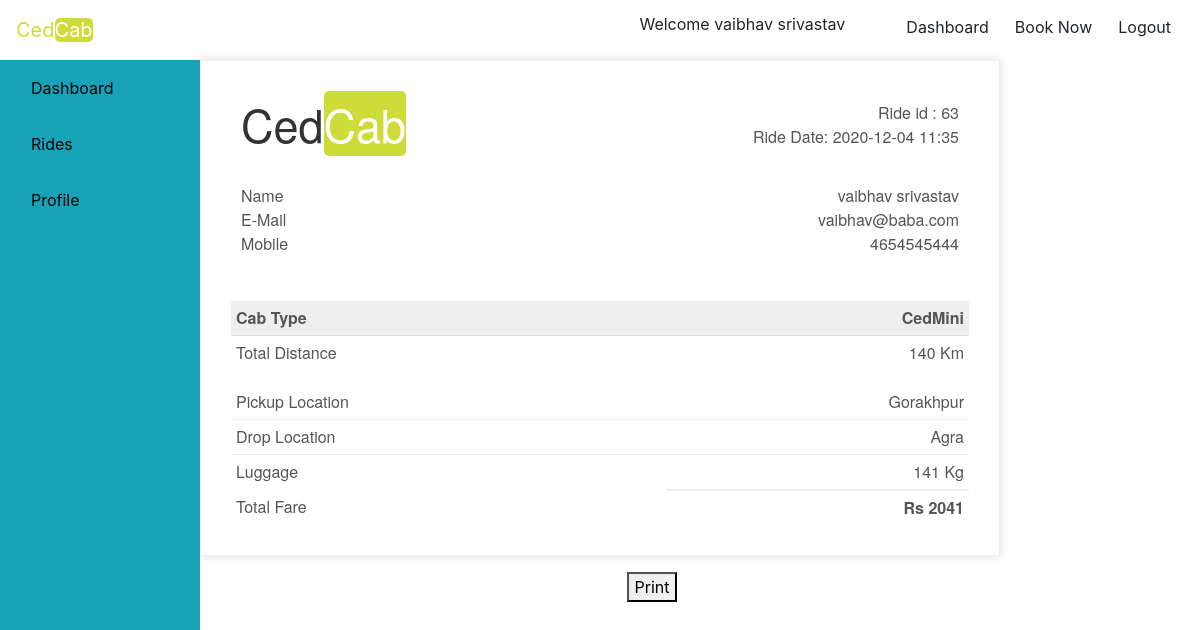
Page /invoiceu.php?id=63 (signed in) on the committed database.
### tables this page shows
CREATE TABLE `ride` (
  `ride_id` int(11) NOT NULL,
  `ride_date` varchar(20) NOT NULL,
  `from_distance` varchar(50) NOT NULL,
  `to_distance` varchar(50) NOT NULL,
  `cab_type` varchar(20) NOT NULL,
  `total_distance` varchar(50) NOT NULL,
  `luggage` varchar(50) NOT NULL,
  `total_fare` varchar(50) NOT NULL,
  `status` int(1) NOT NULL,
  `customer_user_id` int(50) NOT NULL
);

CREATE TABLE `user` (
  `user_id` int(11) NOT NULL,
  `user_name` varchar(50) NOT NULL,
  `name` varchar(255) NOT NULL,
  `dateofsignup` varchar(20) NOT NULL,
  `mobile` varchar(15) NOT NULL,
  `isblock` tinyint(1) NOT NULL,
  `password` varchar(50) NOT NULL,
  `is_admin` tinyint(1) NOT NULL
);

### dbcon.php (called while the page is built, shortened)
<?php
    class dbcon
    {
    function __construct(){
    $this->conn = new mysqli("localhost", "root", "", "cedcab");
    }
    }
    ?>

### user.php (called while the page is built, shortened)
<?php
require('dbcon.php');
class user{
    function iallride($id,$conn)
    {
        $sql = "SELECT * FROM ride WHERE ride_id='$id'";
        $result = $conn->query($sql);
        $appr=array();
        while($row = $result->fetch_assoc()){
            array_push($appr, $row);
        }
        return $appr;
    }
    function ialluser($cid,$conn)
    {
        $sql = "SELECT * FROM user WHERE user_id='$cid'";
        $result = $conn->query($sql);
        $appr=array();
        while($row = $result->fetch_assoc()){
            array_push($appr, $row);
        }
        return $appr;
    }
}
?>

### invoiceu.php (the view, shortened to what this page needs)
<?php
if($_SESSION['userdata']['is_admin']==1)
{
include('header.php');
include('adminwrk.php');
 ?>
<header>
      <nav  class="navbar navbar-expand-lg">
          <a class="navbar-brand nos" href="#">Ced<span class="gree">Cab</span></a>
          <button class="navbar-toggler" type="button" data-toggle="collapse" data-target="#navbarSupportedContent" aria-controls="navbarSupportedContent" aria-expanded="false" aria-label="Toggle navigation">
              <span><i class="fas fa-bars logo text-dark"></i></span>
            </button>
            <div class="collapse navbar-collapse" id="navbarSupportedContent">
              <ul class="navbar-nav ml-auto">
                  <li class="nav-item rbtn">
                      <a class="btn" href="admin.php">Dashboard</a>
                      <a class="btn" href="logout.php">Logout</a>
                  </li>
              </ul>
          </div>
      </nav>
  </header>
  <?php
    echo '<h1 class="text-center text-weight-bold text-dark">ADMIN can not Enter User Area</h1>';
}
else {
include('header.php');
include('user.php');
include('navs.php');
if($_SESSION['userdata']['is_admin']==0){
include('ussidebar.php');
            $id=$_GET['id'];
            $adm = new user();
            $admc = new dbcon();
            $shor = $adm->iallride($id,$admc->conn);
            foreach($shor as $key=>$val)
            {
                $rid = $val['ride_id'];
                $cid = $val['customer_user_id'];
                $date = $val['ride_date'];
                $cab = $val['cab_type'];
                $pic = $val['from_distance'];
                $drop = $val['to_distance'];
                $lugg = $val['luggage'];
                $fare = $val['total_fare'];
                $dist = $val['total_distance'];
            }
            $usr = $adm->ialluser($cid,$admc->conn);
            foreach($usr as $key1=>$val1)
            {
                $name = $val1['name'];
                $email = $val1['user_name'];
                $mob = $val1['mobile'];
            }
?>
</head>
<body>
<div id="pbox">
    <div class="invoice-box">
        <table cellpadding="0" cellspacing="0">
            <tr class="top">
                <td colspan="2">
                    <table>
                        <tr>
                            <td class="title">
                                <a style="width:100%; max-width:300px;">Ced<span class="gree">Cab</span>
                            </td>
                            <td>
                                Ride id : <?php echo $rid;?><br>
                                Ride Date: <?php echo $date;?><br>
                            </td>
                        </tr>
                    </table>
                </td>
            </tr>
            <tr class="information">
                <td colspan="2">
                    <table>
                        <tr>
                            <td>
                                Name<br>
                                E-Mail<br>
                                Mobile
                            </td>
                            <td>
                            <?php echo $name;?><br>
                            <?php echo $email;?><br>
                            <?php echo $mob;?>
                            </td>
                        </tr>
                    </table>
                </td>
            </tr>
            <tr class="heading">
                <td>
                Cab Type
                </td>
                <td>
                <?php echo $cab;?>
                </td>
            </tr>
            <tr class="details">
                <td>
                    Total Distance
                </td>
                <td>
                <?php echo $dist;?> Km
                </td>
            </tr>
            <tr class="item">
                <td>
                    Pickup Location
                </td>
                <td>
                <?php echo $pic;?>
                </td>
            </tr>
            <tr class="item">
                <td>
                    Drop Location
                </td>
                <td>
                <?php echo $drop;?>
                </td>
            </tr>
            <tr class="item last">
                <td>
                   Luggage
                </td>
                <td>
                <?php echo $lugg;?> Kg
                </td>
            </tr>
            <tr class="total">
                <td>Total Fare</td>
                <td>Rs
                <?php echo $fare;?>
                </td>
            </tr>
        </table>
    </div>
    </div>
    <div class="text-center mt-3 mr-lg-5 pr-lg-5">
    <button id="prnt">Print</button>
    </div>
<?php
}
 include('adfoot.php'); }?>

### style.css (style rules this page uses)
.gree { background-color: #CDDC39; color: white; border-radius: 5px; }
.invoice-box { max-width: 800px; margin: auto; padding: 30px; border: 1px solid #eee; box-shadow: 0 0 10px rgba(0, 0, 0, .15); font-size: 16px; line-height: 24px; font-family: 'Helvetica Neue', 'Helvetica', Helvetica, Arial, sans-serif; color: #555; }
.invoice-box table { width: 100%; line-height: inherit; text-align: left; }
.invoice-box table td { padding: 5px; vertical-align: top; }
.invoice-box table tr td:nth-child(2) { text-align: right; }
.invoice-box table tr.top table td { padding-bottom: 20px; }
.invoice-box table tr.top table td.title { font-size: 45px; line-height: 45px; color: #333; }
.invoice-box table tr.information table td { padding-bottom: 40px; }
.invoice-box table tr.heading td { background: #eee; border-bottom: 1px solid #ddd; font-weight: bold; }
.invoice-box table tr.details td { padding-bottom: 20px; }
.invoice-box table tr.item td { border-bottom: 1px solid #eee; }
.invoice-box table tr.item.last td { border-bottom: none; }
.invoice-box table tr.total td:nth-child(2) { border-top: 2px solid #eee; font-weight: bold; }

### rows in the picture
ride: ride_id "63", ride_date "2020-12-04 11:35", cab_type "CedMini", total_distance "140", from_distance "Gorakhpur", to_distance "Agra", luggage "141", total_fare "2041"
user: name "vaibhav srivastav", user_name "vaibhav@baba.com", mobile "4654545444"

### other values in the picture
$_SESSION['userdata']['username'] "vaibhav srivastav"
